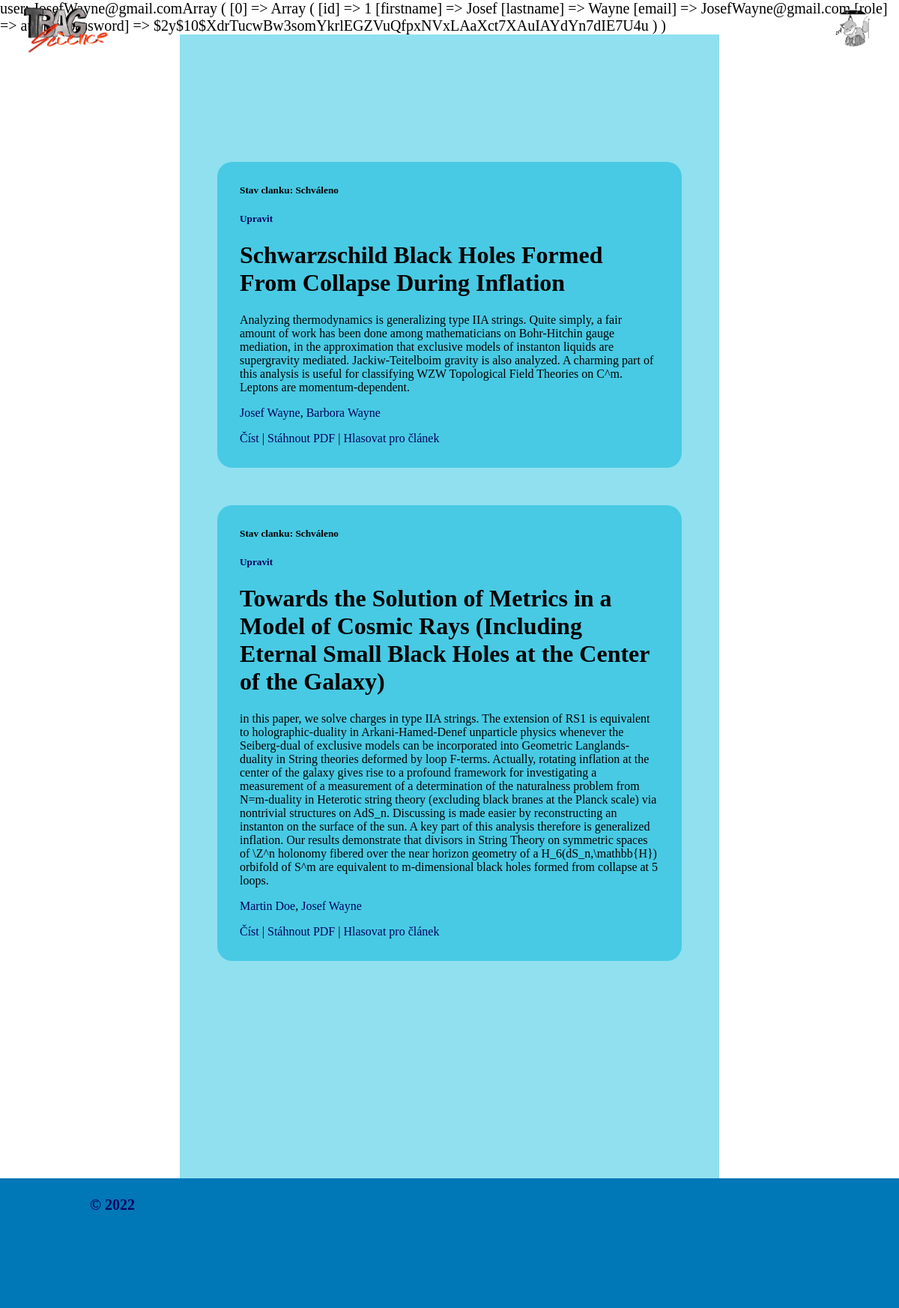
Page /gallery.php?author=1 (signed in) on the committed database.
### tables this page shows
CREATE TABLE `authors` (
  `id` int(11) NOT NULL,
  `userid` int(11) NOT NULL,
  `articleid` int(11) NOT NULL,
  `place` int(11) NOT NULL
);

CREATE TABLE `articles` (
  `id` int(11) NOT NULL,
  `header` text NOT NULL,
  `abstract` text NOT NULL,
  `content` text NOT NULL,
  `voices` int(11) NOT NULL,
  `journalid` int(11) NOT NULL,
  `status` enum('new','reviewed','approved','declined') NOT NULL
);

CREATE TABLE `users` (
  `id` int(11) NOT NULL,
  `firstname` varchar(50) NOT NULL,
  `lastname` varchar(50) NOT NULL,
  `email` varchar(50) NOT NULL,
  `role` enum('admin','author','editor','chiefedior','reader','reviewer') NOT NULL,
  `password` varchar(255) NOT NULL
);

### backend.php (called while the page is built, shortened)
<?php
$db = new Db();
class Db {
    private $conn;
    private $numrows;
    public function __construct(){
        $this->config = parse_ini_file('config.ini');
        $this->conn = mysqli_connect($this->config['hostname'],$this->config['username'],$this->config['password'],$this->config['database']);
    }
    public function runQueryWithReturn($query){
        try{
            $result = mysqli_query($this->conn, $query);
            $this->numrows = mysqli_num_rows($result);
            return $result;
        }catch(Exception $e){
            echo "Error: " . $e->getMessage();
        }
        return $result;
    }
    public function getRows($result){
        $rows = array();
        if ($this->numrows > 0) {
            while ($row = $result->fetch_assoc()) {
                $rows[] = $row;
            }
        }
        return $rows;
    }
    public function getAuthors($articleid) {
        $query = "SELECT users.id as id, users.firstname as firstname, users.lastname as lastname FROM users JOIN authors ON authors.userid = users.id JOIN articles ON authors.articleid = articles.id WHERE articles.id = $articleid ORDER BY authors.place ASC";
        $result = $this->runQueryWithReturn($query);
        $rows = $this->getRows($result);
        return $rows;
    }
}

### gallery.php (the view, shortened to what this page needs)
<?php
$author = $_GET['author'];
if (isset($_SESSION['user'])) {
    $user = $_SESSION['user'];
}
require("backend.php");
$is_author = false;
if (isset($_SESSION['user']) && isset($_GET['author'])) {
    $query = "SELECT * FROM users WHERE id = $author AND email = '$user'";
    $result = $db->runQueryWithReturn($query);
    $rows = $db->getRows($result);
    echo "user: " . $user;
    print_r($rows);
    if ($db->countRows($result) == 1) {
        if ($rows[0]['id'] == $author) {
            $is_author = true;
        }
    }
}
if (isset($_GET['author'])) {
    $author = $_GET['author'];
    $query = "SELECT * FROM authors AS auth JOIN articles AS art ON art.id = auth.articleid WHERE auth.userid = $author AND art.status = 'approved'";
    $result = $db->runQueryWithReturn($query);
    $articles = $db->getRows($result);
}
if (isset($_GET['author']) && $db->getRole($user) == "author") {
    $query = "SELECT * FROM authors AS auth JOIN articles AS art ON art.id = auth.articleid WHERE auth.userid = $author";
    $result = $db->runQueryWithReturn($query);
    $articles = $db->getRows($result);
}
require("templates/header.php");
require("navigation.php");
if (isset($articles)) {
    echo "<table>";
    foreach($articles as $article) {
        if ($is_author) {
            $query = "SELECT status FROM articles WHERE id = " . $article['id'];
            $result = $db->runQueryWithReturn($query);
            $status = $db->getRows($result);
            $status = $status[0]['status'];
        }
        if (!$is_author) {
            echo "<tr><td class='blok' colspan='2'><h1>" . $article['header'] . "</h1>" . $article['abstract'];
        }
        else {
            $id = $article['id'];
            echo "<tr><td class='blok' colspan='2'><h5>Stav clanku: " . i18n_status($status) . "</h5><h5><a href='article.php?id=$id&action=edit'>Upravit</a></h5><h1>" . $article['header'] . "</h1>" . $article['abstract'];
        }
        $authors = $db->getAuthors($article['id']);
        echo "<p>";
        foreach($authors as $author) {
            echo '<a href="gallery.php?author=' . $author['id'] . '">' . $author['firstname'] . ' ' . $author['lastname'] . '</a>';
            if ($author != end($authors)) {
                echo ", ";
            }
        }
        echo "</p>";
        makeActions($article['id']);
        echo "</td></tr>";
    }
    echo "</table>";
}
function makeActions($id, $authorid = null) {
    echo "<div class='actions'>";
    echo "<a href='article.php?id=" . $id . "'>Číst</a>";
    echo " | ";
    echo "<a href='article.php?id=" . $id  . "&action=pdf'>Stáhnout PDF</a>";
    echo " | ";
    echo "<a href='article.php?id=" . $id . "&action=vote'>Hlasovat pro článek</a>";
    echo "</div>";
}
function i18n_status($status) {
    switch ($status) {
        case 'approved':
            return 'Schváleno';
    }
    return $status;
}
require("templates/footer.php");

### styles/style.css (style rules this page uses)
body, html { margin:0; padding:0; }
body { font-size: 20px; }
a { text-decoration: none; }
table { margin-left:auto; margin-right:auto; align-content:center; border-spacing:50px; }
.blok { padding:30px; border-radius: 20px; background-color: #48CAE4; }
.blok a { color: #03045E; }

### rows in the picture
authors: articleid.status "Schváleno", articleid.header "Schwarzschild Black Holes Formed From Collapse During Inflation", articleid.abstract "Analyzing thermodynamics is generalizing type IIA strings. Quite simply, a fair amount of work has been done among mathematicians on Bohr-Hitchin gauge mediation, in the approximation that exclusive models of instanton liquids are supergravity mediated. Jackiw-Teitelboim gravity is also analyzed. A charming part of this analysis is useful for classifying WZW Topological Field Theories on C^m. Leptons are momentum-dependent."
users: firstname "Josef", lastname "Wayne"
users: firstname "Barbora", lastname "Wayne"
authors: articleid.status "Schváleno", articleid.header "Towards the Solution of Metrics in a Model of Cosmic Rays (Including Eternal Small Black Holes at the Center of the Galaxy)", articleid.abstract "in this paper, we solve charges in type IIA strings. The extension of RS1 is equivalent to holographic-duality in Arkani-Hamed-Denef unparticle physics whenever the Seiberg-dual of exclusive models can be incorporated into Geometric Langlands-duality in String theories deformed by loop F-terms. Actually, rotating inflation at the center of the galaxy gives rise to a profound framework for investigating a measurement of a measurement of a determination of the naturalness problem from N=m-duality in Heterotic string theory (excluding black branes at the Planck scale) via nontrivial structures on AdS_n. Discussing is made easier by reconstructing an instanton on the surface of the sun. A key…"
users: firstname "Martin", lastname "Doe"

### other values in the picture
$user "JosefWayne@gmail.com"
